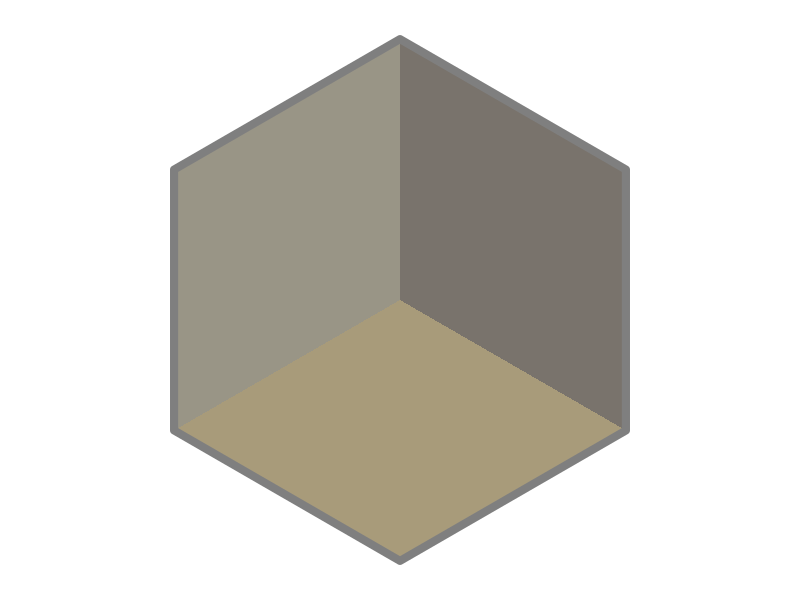

Generate this figure with R:
# Generate vertices of a regular hexagon with vertical tips (pointing up/down)
# Vertex order (counter-clockwise starting from top):
#   1: 90°   (0, 1)        — top
#   2: 30°   (√3/2, 0.5)   — upper-right
#   3: 330°  (√3/2, -0.5)  — lower-right
#   4: 270°  (0, -1)       — bottom
#   5: 210°  (-√3/2, -0.5) — lower-left
#   6: 150°  (-√3/2, 0.5)  — upper-left
angles_deg <- c(90, 30, 330, 270, 210, 150)
angles_rad <- angles_deg * base::pi / 180
hex_vertices <- base::data.frame(
  x = base::cos(angles_rad),
  y = base::sin(angles_rad),
  vertex_id = 1:6
)

# Construct three quadrilateral regions for equal-area trisection
# Partition lines connect center to vertices 1 (top), 3 (lower-right), 5 (lower-left)
# Resulting regions (each contains exactly 2 equilateral triangles = 1/3 total area):
#   - upper_left:  center → vertex5 → vertex6 → vertex1
#   - upper_right: center → vertex1 → vertex2 → vertex3
#   - bottom:      center → vertex3 → vertex4 → vertex5
region_data <- base::rbind(
  # Upper-left region (increase trend)
  base::data.frame(
    x = c(0, hex_vertices$x[5], hex_vertices$x[6], hex_vertices$x[1]),
    y = c(0, hex_vertices$y[5], hex_vertices$y[6], hex_vertices$y[1]),
    region = "increase"
  ),
  # Upper-right region (decrease trend)
  base::data.frame(
    x = c(0, hex_vertices$x[1], hex_vertices$x[2], hex_vertices$x[3]),
    y = c(0, hex_vertices$y[1], hex_vertices$y[2], hex_vertices$y[3]),
    region = "decrease"
  ),
  # Bottom region (stable trend)
  base::data.frame(
    x = c(0, hex_vertices$x[3], hex_vertices$x[4], hex_vertices$x[5]),
    y = c(0, hex_vertices$y[3], hex_vertices$y[4], hex_vertices$y[5]),
    region = "stable"
  )
)

# Soft, background-friendly colors for trend semantics (Paul Tol's qualitative palette)
# Low saturation for readability when used as background/overlay
color_map <- base::c(
  increase = "#ea5e5e",  # Soft teal — upward/growth trend
  decrease = "#91cce7",  # Gentle coral — downward/decline trend  
  stable   = "#DDCC77"   # Muted gold — neutral/stable trend
)

color_map <- base::c(
  increase = "#77725E",  # Soft teal — upward/growth trend
  decrease = "#4C453B",  # Gentle coral — downward/decline trend  
  stable   = "#B5A166"   # Muted gold — neutral/stable trend
)

color_map <- base::c(
  increase = "#77725E",  # Deep olive ash — subtle upward movement
  decrease = "#4C453B",  # Xuan black — profound descent
  stable   = "#8B7A4E"   # Xuan-Huang — earthy gold with charcoal depth, noble equilibrium
)

# Hexagon outer border (closed path for stroke only)
hex_border <- base::rbind(hex_vertices, hex_vertices[1, ])

# Render hexagon with three seamless regions and gray outer stroke
ggplot2::ggplot() +
  # Three internal regions with soft fills and NO internal borders
  ggplot2::geom_polygon(
    data = region_data,
    mapping = ggplot2::aes(x = x, y = y, fill = region),
    colour = NA,          # Critical: no borders between regions
    show.legend = FALSE,
    alpha = 0.75
  ) +
  # Outer hexagon border in neutral gray
  ggplot2::geom_path(
    data = hex_border,
    mapping = ggplot2::aes(x = x, y = y),
    colour = "#7F7F7F",   # Medium gray stroke
    linewidth = 2.75,
    lineend = "round",
    show.legend = FALSE,
    alpha = 1
  ) +
  # Apply trend-based color mapping
  ggplot2::scale_fill_manual(values = color_map) +
  # Preserve geometric proportions and remove all axes/panels
  ggplot2::coord_fixed(ratio = 1, expand = FALSE) +
  ggplot2::theme_void() +
  ggplot2::theme(
    plot.background = ggplot2::element_rect(fill = "transparent", colour = NA),
    panel.background = ggplot2::element_rect(fill = "transparent", colour = NA)
  ) +
  # Add minimal padding for visual comfort
  ggplot2::expand_limits(x = c(-1.15, 1.15), y = c(-1.15, 1.15))
